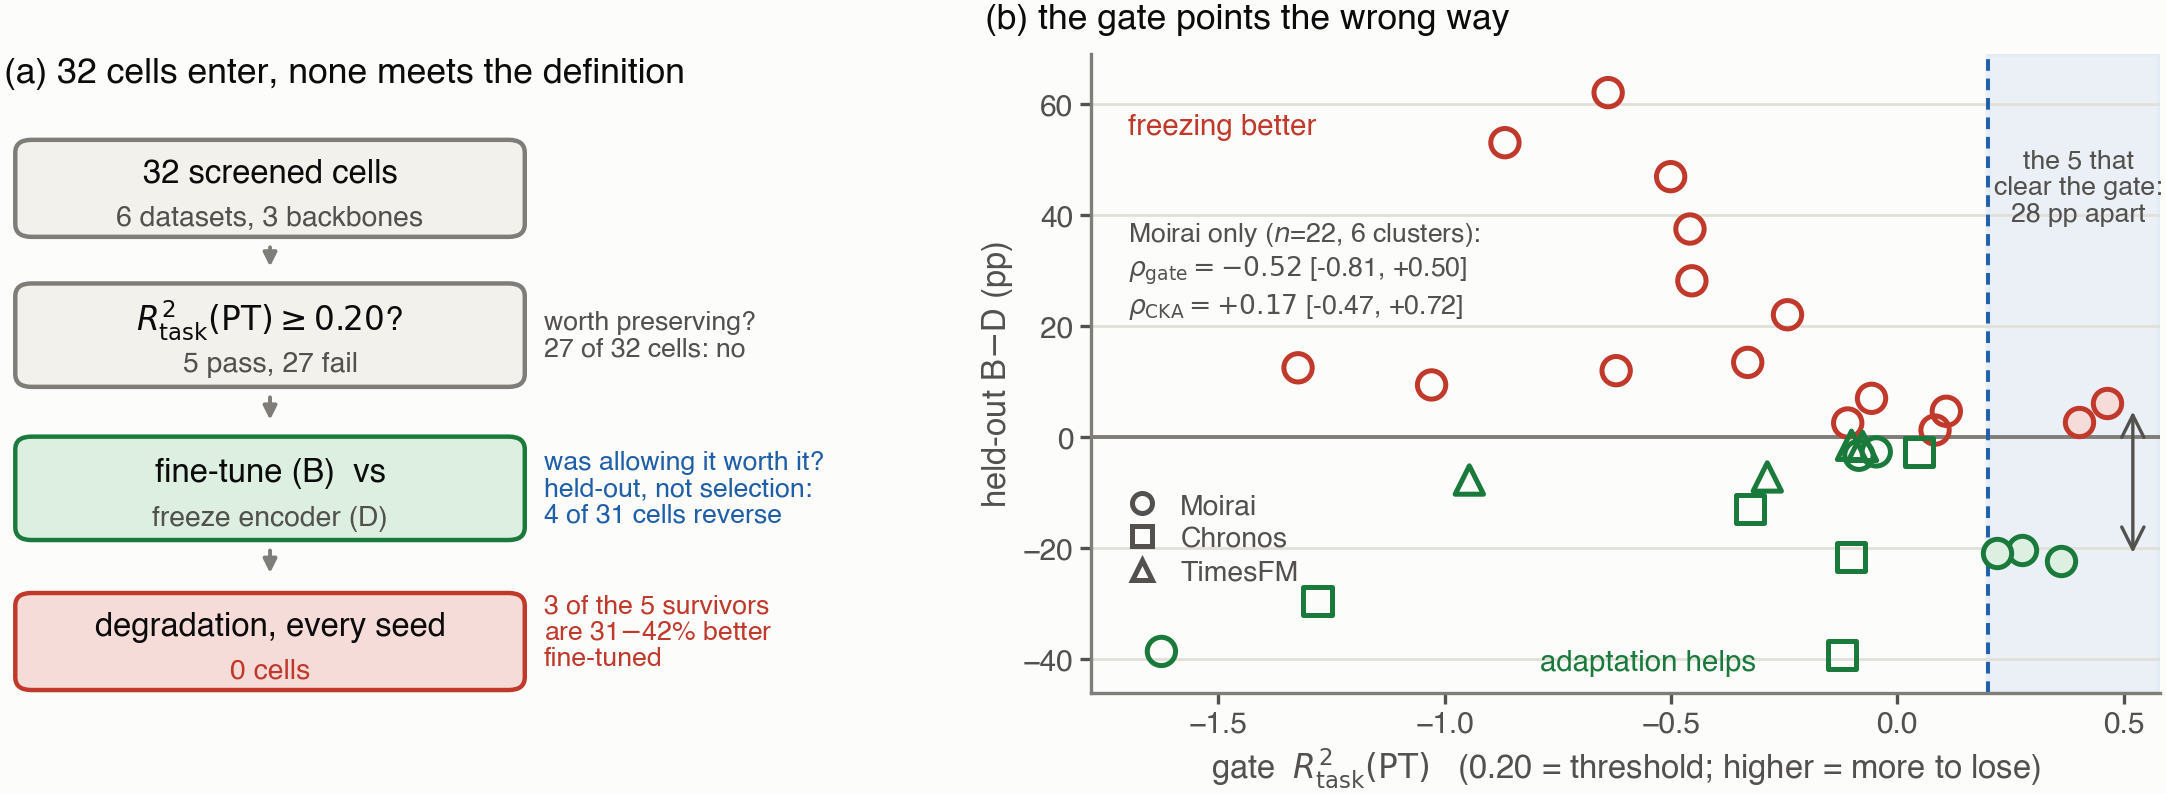

This figure's Python source:
#!/usr/bin/env python3
"""
Fig. 1 -- the screen, and why nothing survives it.

(a) The chain as a FUNNEL. Every box carries the count of cells still standing, because the paper's
    result is where the funnel empties, not what the chain looks like. 32 screened cells enter; 5
    clear the inclusion criterion; 0 meet the three-clause degradation definition. The last box is
    highlighted because that zero is the paper's claim. Each per-box tag asks ONE short question --
    the CKA-vs-B-D distinction is carried by the boxed display in Section 1, and repeating it here is
    what made this panel unreadable at a glance.

(b) Every intervention cell as (gate, held-out B-D). This panel used to plot CKA on the x-axis and
    argue that no cut separated the regimes. It now plots the GATE, for two reasons. First, there are
    no regimes left to separate: with the gate computed against the fitted linear baseline the
    degradation set is empty, so a panel whose legend said "8 degradation cells" was drawing a class
    that does not exist. Second, the gate is the axis the paper is actually about, and on it the
    point estimate runs the WRONG WAY: within Moirai, rho(gate, Delta_encoder) is negative, i.e.
    higher measured pre-trained value goes with encoder adaptation helping MORE. Only 5 of 32 cells
    sit right of the 0.20 threshold at all, and 3 of those 5 sit below zero, where adaptation helps.
    The dissociation reading survives too, off this axis: rho(CKA, Delta_encoder) is small and
    positive. Both correlations and both intervals are computed here, not typed.

    THE INTERVALS ARE CLUSTERED AND THEY ARE WIDE, and the panel prints them rather than a p-value.
    An earlier version of this docstring asserted "rho = -0.52 (CI [-0.84, -0.03], excludes zero)" and
    the panel printed a matching cell-level p. Both were cell-level, and the body replaced cell-level
    intervals with intervals clustered on (backbone, dataset) in bb718d4 -- 22 Moirai cells reuse only
    6 series, so treating them as 22 independent observations understates the uncertainty. Clustered,
    neither interval excludes zero. No number is quoted in this docstring any more: the values are
    printed by the script at draw time, and a docstring that repeats them is one more place for them
    to go stale, which is exactly how the -0.52 survived the correction that invalidated it.

    History, so the change is auditable: at 23 cells this panel read "degradation cells are the least
    drifted"; the prospective arm broke that; the corrected gate then removed the degradation set
    entirely. The claim has weakened three times and the figure has followed it each time.

An earlier version of this figure was a 15-bar chart with hand-typed values, which is how it came to
silently drop a cell and aggregate four others without saying so. Every point below is read from
cell_matrix.build_rows(), the same function behind the tables and the statistics.

SIZED FOR 1:1 PLACEMENT. The ICLR textwidth is 5.5in, so this figure is authored at 5.5in and
included at width=\\linewidth. Do not shrink it in LaTeX -- every fontsize below is the size it
will actually print at.
"""
import io
import contextlib
import sys
from pathlib import Path

import matplotlib.pyplot as plt
from matplotlib.gridspec import GridSpec
from matplotlib.patches import FancyBboxPatch, FancyArrowPatch
from scipy import stats

ROOT = Path(__file__).resolve().parent.parent
sys.path.insert(0, str(ROOT / "scripts"))
import cell_matrix  # noqa: E402
import cluster_keys  # noqa: E402

# ---- ink / chrome (dataviz reference, light surface) ----
INK_PRIMARY = "#0b0b0b"
INK_SECONDARY = "#52514e"
INK_MUTED = "#7f7d78"
GRID = "#e1e0d9"
SURFACE = "#fcfcfb"
DAMAGE, DAMAGE_F = "#c0392b", "#f6dcd9"
ADAPT, ADAPT_F = "#1a7a3c", "#dcefe1"
NEUTRAL, NEUTRAL_F = "#7f7d78", "#ececec"
HELDOUT, HELDOUT_F = "#1f5fa8", "#dde7f4"

plt.rcParams.update({
    "font.family": "sans-serif",
    "font.sans-serif": ["Helvetica", "Arial", "DejaVu Sans"],
    "svg.fonttype": "none",
})

GATE = 0.20
N_SCREENED = 32  # screened cells; 31 of them have a paired B/D run (TimesFM/Electricity does not)

# ================================================================ data
with contextlib.redirect_stdout(io.StringIO()):
    ROWS = [r for r in cell_matrix.build_rows() if r["bd_test"] is not None and r["cka"] is not None]
assert len(ROWS) == 31, f"expected 31 intervention cells, got {len(ROWS)}"


def is_degradation(r):
    """The paper's own definition, applied here so the figure cannot disagree with the text."""
    return (r["gate"] is not None and r["gate"] >= GATE
            and r.get("forg_b") is not None and r["forg_b"] > 0 and r["forg_d"] < 0
            and r["forg_b_pos"] == r["seeds"] and r["forg_d_neg"] == r["seeds"])


# The paper's central negative result, asserted rather than trusted. If a future run produces a
# degradation cell this fails, and it SHOULD -- panel (a)'s terminal box and most of the body would
# then be wrong. The earlier count of 8 was an artefact of an unfitted linear denominator.
assert sum(is_degradation(r) for r in ROWS) == 0, \
    "a cell now meets the degradation definition -- panel (a) and the body's claim both need redoing"

PASSING = [r for r in ROWS if r["gate"] >= GATE]
assert len(PASSING) == 5, f"expected 5 gate-passing intervention cells, got {len(PASSING)}"
# Of the five, the ones full fine-tuning IMPROVES -- clause (ii) fails outright for these.
IMPROVED = [r for r in PASSING if r["forg_b"] < 0]
assert len(IMPROVED) == 3, f"expected 3 improved survivors, got {len(IMPROVED)}"
_imp = sorted(abs(r["forg_b"]) for r in IMPROVED)

# Sign reversals between the selection split and the disjoint test split -- a measurement
# precondition, so panel (a) carries it. Counted here rather than typed, and the one-directionality
# that licenses the word "bias" is asserted, not assumed.
REVERSALS = [r for r in ROWS
             if r.get("bd_val") is not None and (r["bd_val"] > 0) != (r["bd_test"] > 0)]
assert len(REVERSALS) == 4, f"expected 4 sign reversals, got {len(REVERSALS)}"
assert all(r["bd_val"] > 0 > r["bd_test"] for r in REVERSALS), \
    "reversals are no longer all in the direction that flatters the frozen encoder"


def backbone(r):
    c = r["cell"]
    return "TimesFM" if c.startswith("TimesFM") else ("Chronos" if c.startswith("Chronos") else "Moirai")


MARKER = {"Moirai": "o", "Chronos": "s", "TimesFM": "^"}

# Within-backbone correlations. Moirai is the only arm with enough cells to ask, and pooling across
# backbones is what S5.2 forbids, so the number the panel prints is the within-Moirai one.
#
# INTERVALS, NOT p-VALUES, AND CLUSTERED ONES. Until 2026-09-18 this panel printed the cell-level
# Spearman p-value ("p=0.014"), which contradicted the body twice over: the body reports the
# DIRECTION and not the interval on this axis, and it reports cross-cell uncertainty clustered on
# (backbone, dataset) because the 22 Moirai cells reuse 6 series and a cell-level interval is too
# narrow. A figure quoting a cell-level p beside a body quoting a clustered CI is the paper
# disagreeing with itself in the one place a reader looks first. The clustered interval is wide, and
# printing it wide is the point.
_M = [r for r in ROWS if backbone(r) == "Moirai"]
RHO_GATE = stats.spearmanr([r["gate"] for r in _M], [r["bd_test"] for r in _M])
RHO_CKA = stats.spearmanr([r["cka"] for r in _M], [r["bd_test"] for r in _M])
_MCL = cluster_keys.clusters_for([r["cell"] for r in _M])
CI_GATE = cluster_keys.cluster_bootstrap_spearman([r["gate"] for r in _M],
                                                 [r["bd_test"] for r in _M], _MCL)
CI_CKA = cluster_keys.cluster_bootstrap_spearman([r["cka"] for r in _M],
                                                [r["bd_test"] for r in _M], _MCL)
assert RHO_GATE.statistic < 0, "the gate is no longer anti-predictive; panel (b)'s title is wrong"
# The clustered rho must be the same point estimate the body quotes; cluster_bootstrap_spearman
# returns it from the unresampled data, so a mismatch here means the two are reading different rows.
assert abs(CI_GATE[0] - RHO_GATE.statistic) < 1e-12 and abs(CI_CKA[0] - RHO_CKA.statistic) < 1e-12, \
    "clustered and cell-level point estimates disagree -- the two are not reading the same cells"

fig = plt.figure(figsize=(5.5, 1.62), dpi=150)
fig.patch.set_facecolor(SURFACE)
gs = GridSpec(1, 2, width_ratios=[0.86, 1.14], left=0.005, right=0.985,
              top=0.99, bottom=0.005, wspace=0.30)

# ================================================================ (a) the funnel
axl = fig.add_subplot(gs[0])
axl.set_facecolor(SURFACE)
axl.set_xlim(0, 100); axl.set_ylim(0, 100); axl.axis("off")

axl.text(0, 99.5, f"(a) {N_SCREENED} cells enter, none meets the definition",
         fontsize=6.4, color=INK_PRIMARY, fontweight="bold", va="top")


def box(cy, h, title, sub, fc, ec, bold_sub=False):
    axl.add_patch(FancyBboxPatch((2, cy - h / 2), 62, h,
                                 boxstyle="round,pad=0.6,rounding_size=2",
                                 linewidth=0.8, edgecolor=ec, facecolor=fc, zorder=3))
    axl.text(33, cy + (2.4 if sub else 0), title, fontsize=5.9, color=INK_PRIMARY,
             ha="center", va="center", fontweight="bold", zorder=4)
    if sub:
        axl.text(33, cy - 4.6, sub, fontsize=5.1,
                 color=ec if bold_sub else INK_SECONDARY,
                 ha="center", va="center", zorder=4,
                 fontweight="bold" if bold_sub else "normal")


def arrow(y0, y1):
    axl.add_patch(FancyArrowPatch((33, y0), (33, y1), arrowstyle="-|>", mutation_scale=5,
                                  linewidth=0.7, color=INK_MUTED, zorder=2))


def tag(cy, text, colour):
    axl.text(67, cy, text, fontsize=4.8, color=colour, ha="left", va="center",
             style="italic", linespacing=1.12, zorder=4)


box(79, 14, f"{N_SCREENED} screened cells", "6 datasets, 3 backbones", "#f2f1ec", INK_MUTED)
arrow(71.5, 65)
box(56, 15, r"$R^2_{\rm task}(\rm PT)\geq 0.20$?",
    f"{len(PASSING)} pass, {N_SCREENED - len(PASSING)} fail", "#f2f1ec", INK_MUTED)
arrow(48, 41)
box(32, 15, "fine-tune (B)  vs", "freeze encoder (D)", ADAPT_F, ADAPT)
arrow(24, 17)
box(8, 14, "degradation, every seed",
    f"{sum(is_degradation(r) for r in ROWS)} cells", DAMAGE_F, DAMAGE, bold_sub=True)

# One short question per step, matching the boxed display in the paper's Section 2. The tags carry
# the two facts that make the funnel's zero informative rather than merely small: WHY 27 cells drop
# out (no demonstrated advantage to lose), and that the survivors fail in the strongest possible
# direction (fine-tuning improves them).
tag(56, f"worth preserving?\n{N_SCREENED - len(PASSING)} of {N_SCREENED} cells: no", INK_SECONDARY)
tag(32, f"was allowing it worth it?\nheld-out, not selection:\n"
        f"{len(REVERSALS)} of {len(ROWS)} cells reverse", HELDOUT)
tag(9.5, f"{len(IMPROVED)} of the {len(PASSING)} survivors\nare "
         f"{_imp[0]:.0f}$-${_imp[-1]:.0f}% better\nfine-tuned", DAMAGE)

# ================================================================ (b) the scatter
axr = fig.add_subplot(gs[1])
axr.set_facecolor(SURFACE)
for sp in ("top", "right"):
    axr.spines[sp].set_visible(False)
for sp in ("left", "bottom"):
    axr.spines[sp].set_color(INK_MUTED); axr.spines[sp].set_linewidth(0.6)

axr.axhline(0, color=INK_MUTED, lw=0.7, zorder=1)
axr.grid(axis="y", color=GRID, lw=0.5, zorder=0)
axr.set_axisbelow(True)

# The threshold, and the sliver of the plane where a degradation cell could possibly live.
axr.axvline(GATE, color=HELDOUT, lw=0.7, ls=(0, (3, 2)), zorder=2)
axr.axvspan(GATE, 0.58, color=HELDOUT_F, alpha=0.55, zorder=0)

for r in ROWS:
    passes = r["gate"] >= GATE
    helps = r["bd_test"] < 0
    ec = ADAPT if helps else DAMAGE
    fc = (ADAPT_F if helps else DAMAGE_F) if passes else "none"
    axr.scatter(r["gate"], r["bd_test"], s=26, marker=MARKER[backbone(r)],
                facecolor=fc, edgecolor=ec, linewidth=0.9, zorder=4)

axr.set_xlim(-1.78, 0.58)
axr.set_ylim(-46, 69)
axr.set_xlabel(r"gate  $R^2_{\rm task}(\rm PT)$   (0.20 = threshold; higher = more to lose)",
               fontsize=5.9, color=INK_SECONDARY, labelpad=1.5)
axr.set_ylabel("held-out B$-$D (pp)", fontsize=5.9, color=INK_SECONDARY, labelpad=1.5)
axr.tick_params(labelsize=5.4, colors=INK_SECONDARY, length=2, width=0.6, pad=1.2)

axr.text(-0.10, 1.03, "(b) the gate points the wrong way",
         transform=axr.transAxes, fontsize=6.4, color=INK_PRIMARY, fontweight="bold", va="bottom")
axr.text(-1.70, 56, "freezing better", fontsize=5.3, color=DAMAGE, ha="left", va="center")
axr.text(-0.55, -43, "adaptation helps", fontsize=5.3, color=ADAPT, ha="center", va="bottom")
axr.text(-1.70, 30,
         f"Moirai only ($n$={len(_M)}, {CI_GATE[4]} clusters):\n"
         rf"$\rho_{{\rm gate}}={CI_GATE[0]:.2f}$ [{CI_GATE[1]:+.2f}, {CI_GATE[2]:+.2f}]" "\n"
         rf"$\rho_{{\rm CKA}}={CI_CKA[0]:+.2f}$ [{CI_CKA[1]:+.2f}, {CI_CKA[2]:+.2f}]",
         fontsize=4.8, color=INK_SECONDARY, ha="left", va="center", linespacing=1.25)

# The bracket spanning the survivors, drawn because it is the whole argument in five points: the only
# cells with a capability to protect disagree about the intervention by 28 pp, and the majority of
# them are improved by the thing that was supposed to damage them. Coordinates come from the rows.
_hi = max(PASSING, key=lambda r: r["bd_test"])
_lo = min(PASSING, key=lambda r: r["bd_test"])
axr.annotate("", xy=(0.52, _hi["bd_test"]), xytext=(0.52, _lo["bd_test"]),
             arrowprops=dict(arrowstyle="<->", color=INK_SECONDARY, lw=0.6,
                             shrinkA=1.5, shrinkB=1.5), zorder=3)
# Above the band, not beside it: the band is only ~28 pt wide in print, so a label to the left of the
# bracket lands on the survivors themselves and one to the right runs off the axes.
axr.text(0.40, 45,
         f"the {len(PASSING)} that\nclear the gate:\n"
         f"{_hi['bd_test'] - _lo['bd_test']:.0f} pp apart",
         fontsize=4.8, color=INK_SECONDARY, ha="center", va="center", linespacing=1.15)

handles = [plt.Line2D([], [], marker=m, linestyle="none", markersize=3.6,
                      markerfacecolor="none", markeredgecolor=INK_SECONDARY,
                      markeredgewidth=0.9, label=b) for b, m in MARKER.items()]
# Not "lower right": that corner is inside the shaded band, on top of the survivors and the bracket.
# This pocket (gate < -1.0, B-D in [-13,-27]) is the only empty region large enough.
leg = axr.legend(handles=handles, fontsize=5.1, loc="center left",
                 bbox_to_anchor=(0.005, 0.24), frameon=False,
                 handletextpad=0.35, borderpad=0.1, labelspacing=0.25)
for t in leg.get_texts():
    t.set_color(INK_SECONDARY)

out = str(Path(__file__).with_name("fig1_diagnostic_flow.png"))
fig.savefig(out, dpi=400, bbox_inches="tight", pad_inches=0.01, facecolor=SURFACE)
fig.savefig(out.replace(".png", ".pdf"), bbox_inches="tight", pad_inches=0.01,
            facecolor=SURFACE)
print(f"wrote {out} and .pdf  ({len(ROWS)} cells, {len(PASSING)} gate-passing, "
      f"{sum(is_degradation(r) for r in ROWS)} degradation, {len(REVERSALS)} reversals)")
